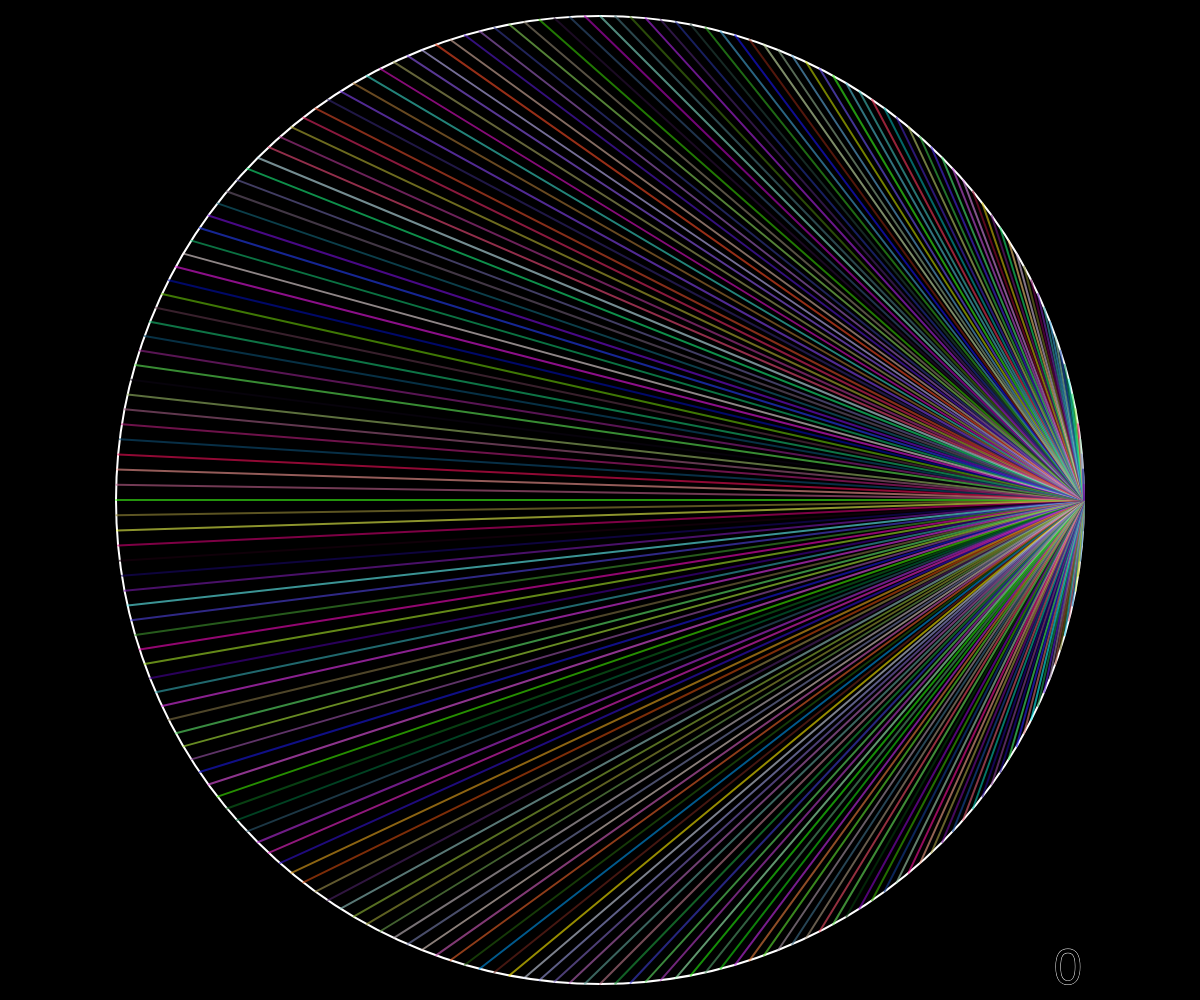
Frame 1 (no input)
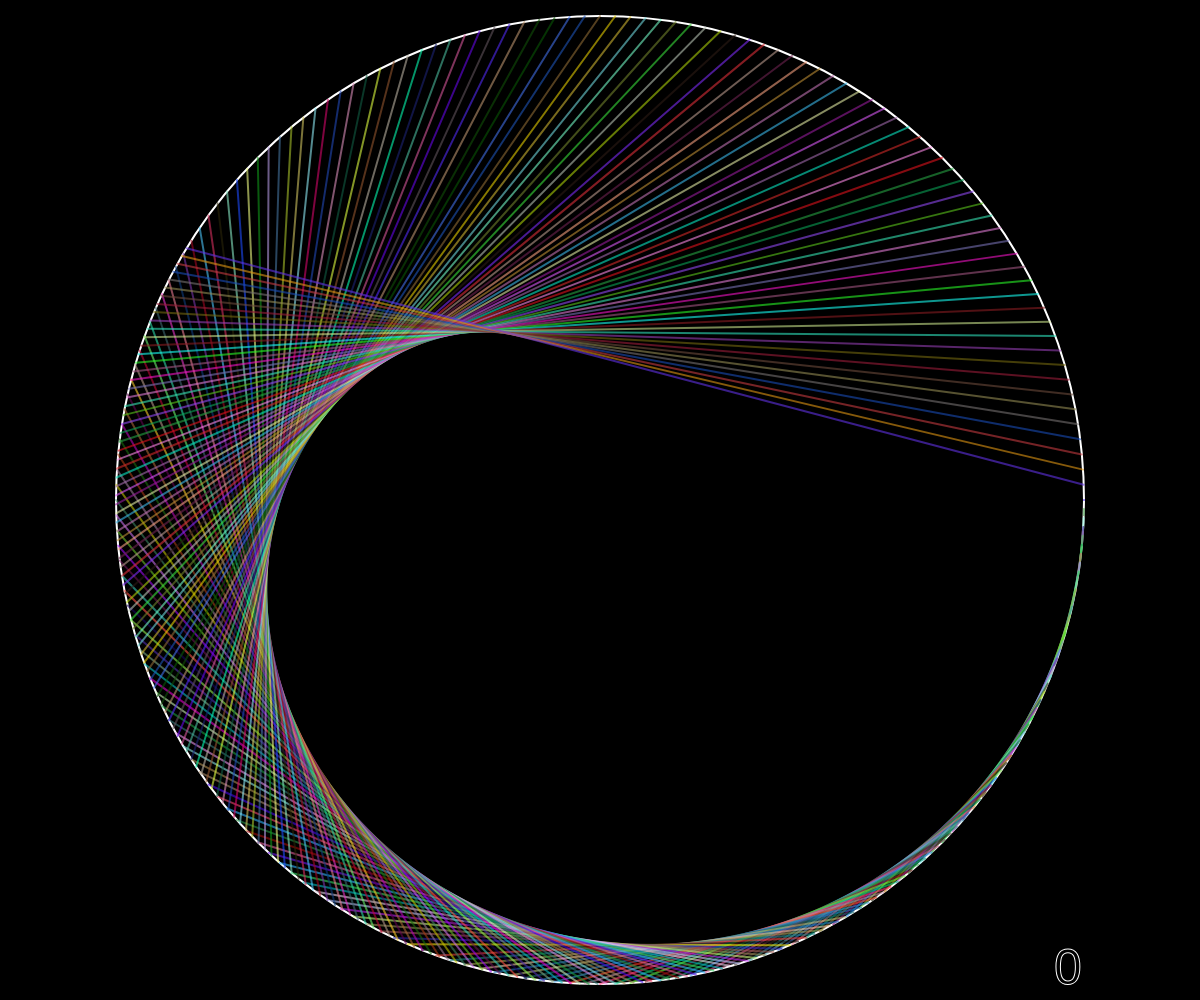
Frame 60 (no input)
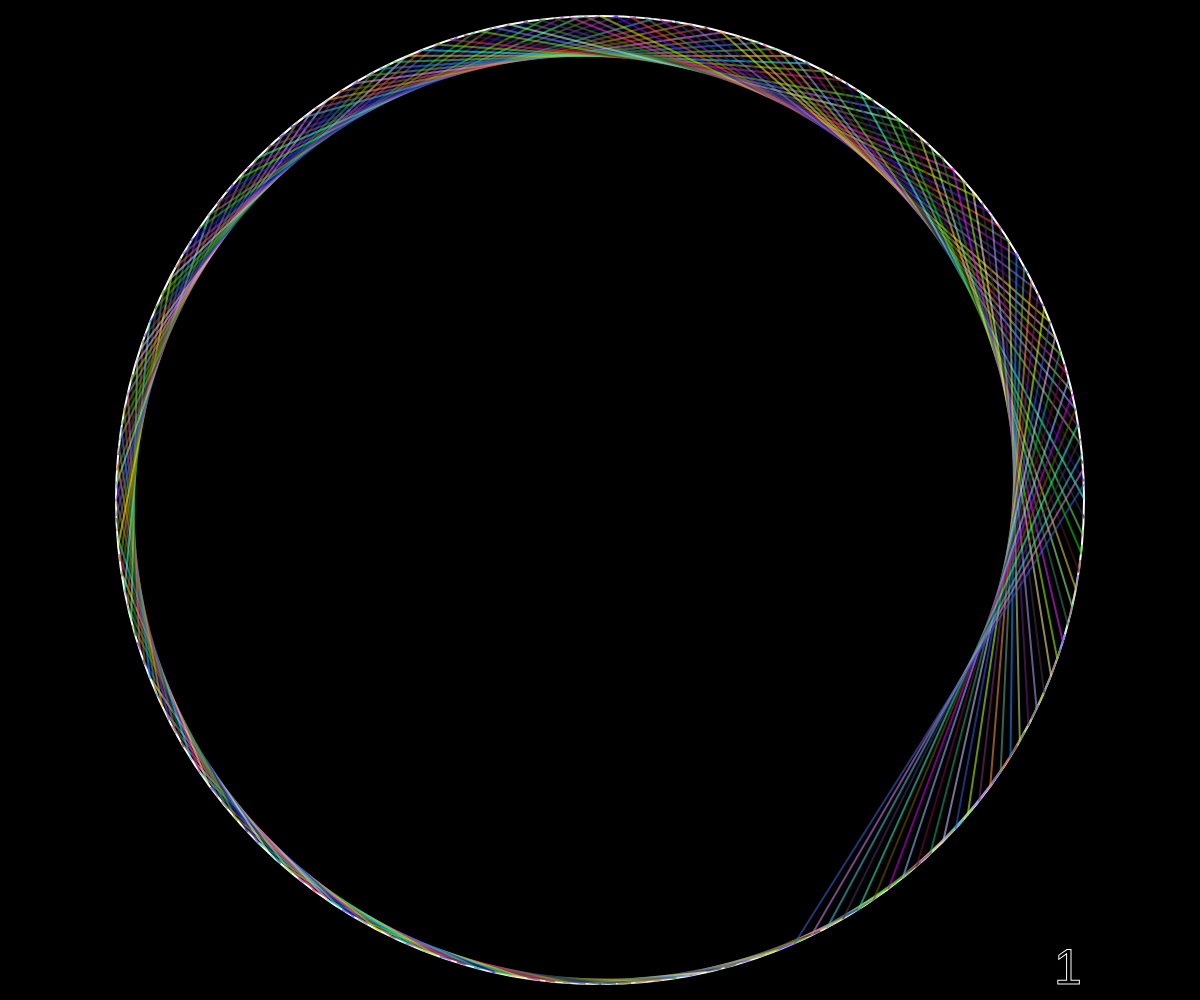
Frame 120 (the mouse pressed at the canvas centre since frame 60)

The p5.js sketch that drew these frames (run headless with seeded random() and noise() and a simulated clock; from frame 60 on, the mouse is pressed at the canvas centre):

// p5.js sketch
// ── sketch.js
let total = 200;
let r;
let factor = 0;

function setup() {
  createCanvas(windowWidth, windowHeight);
  if (width < height) {

    r = width / 2 - 16;
  } else {
    r = height / 2 - 16;
  }
}

function polar2cartX(index, total) {
  let angle = map(index % total, 0, total, 0, TWO_PI); // get the angle as as circle divided by total points
  let x = r * cos(angle); // cah cosine = adg/hpy, trig function r is hypot
  return x;
}

function polar2cartY(index, total) {
  let angle = map(index % total, 0, total, 0, TWO_PI); // get the angle as as circle divided by total points
  let y = r * sin(angle); // soh sine=opp/hyp, trig function r is hypot
  return y;
}




function draw() {
  background(0);
  strokeWeight(1);
  stroke(255);
  translate(width / 2, height / 2); // move origin to center
  textSize(50);
  text(floor(factor), r-30, r);
  
  //stroke(random(255),random(255),random(255),150);
  noFill();
  strokeWeight(2);
  ellipse(0, 0, r * 2); // draws a circle at origin
  for (let i = 0; i < total; i++) {
    let ax = polar2cartX(i, total);
    let ay = polar2cartY(i, total);
    let bx = polar2cartX(i * factor, total);
    let by = polar2cartY(i * factor, total);
    stroke(random(255), random(255), random(255), 150);
    line(ax, ay, bx, by);
  }

  factor = factor + 0.01;



}
